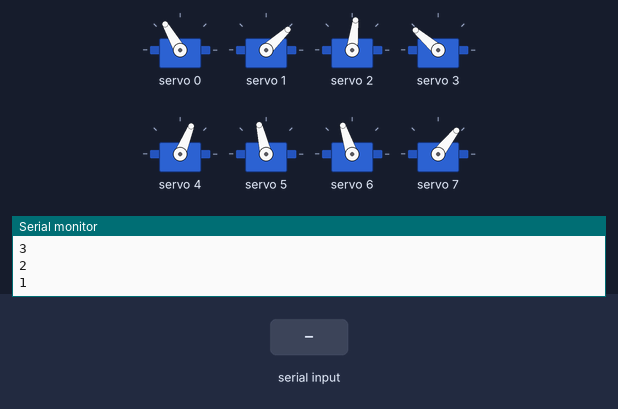
Bench run of a sketch on a simulated ESP32. Shown: 8 × servo, the last lines printed to the serial monitor. The inputs (shaded band) are chosen by the test bench.

Above: at 12.2 s.
12.3 s: "2" received over Serial
At 12.86 s:
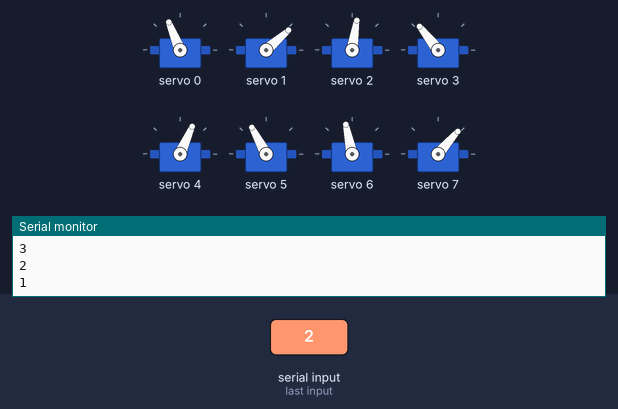
At 13.36 s:
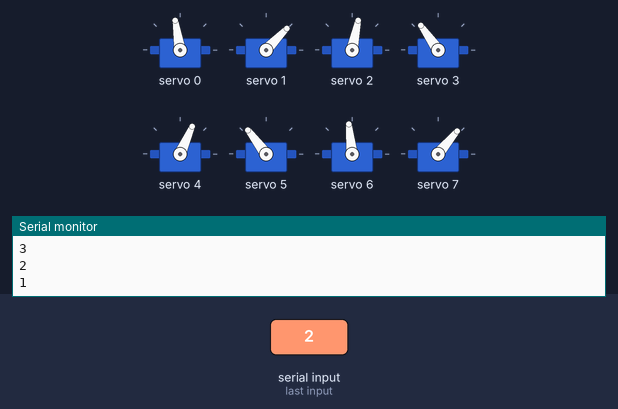
15.3 s: "1" received over Serial
18.3 s: "0" received over Serial
At 19.0 s:
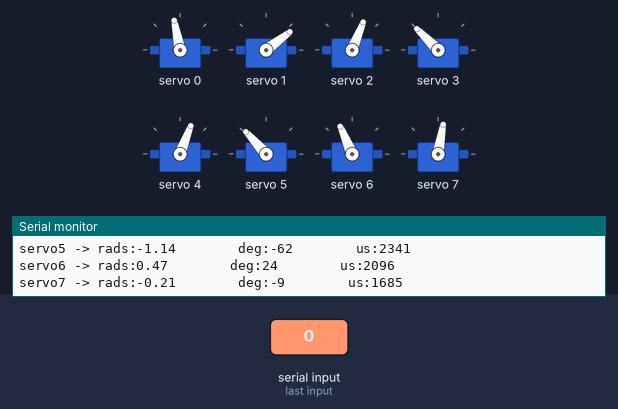
Timing chart, 0 to 21.3 s (numbered marks = the images above; inputs shaded):
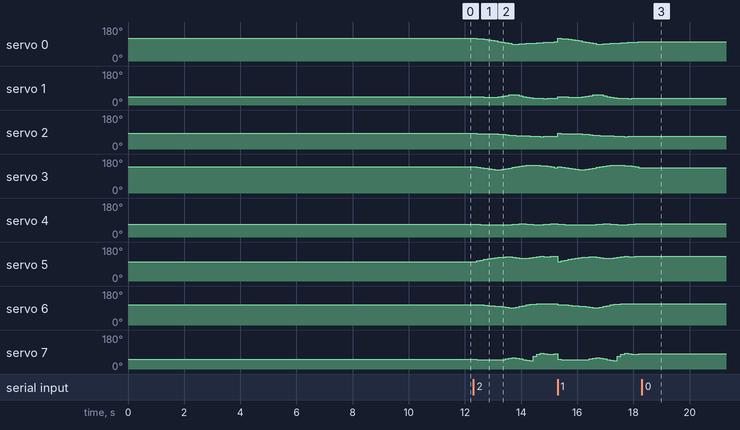

The sketch:

3D_SS_76.ino
```cpp
// This is a 3cm clearance height gait
// HOW TO:
// ------------------------------
// Serial input = 2 -> Steps through gait sequence once and stops at the end.
// Serial input = 1 -> Steps through gait sequence in a loop.
// Serial input = 0 -> Stops infinite loop at the node where it is at that moment

//Gait template
#include <Wire.h>
#include <Adafruit_PWMServoDriver.h>

Adafruit_PWMServoDriver pca9685 = Adafruit_PWMServoDriver();

#define SERVO_FREQ 300
#define SER0 0 //Hip 1
#define SER1 1 //Knee 1
#define SER2 2 //Hip 2
#define SER3 3 //Knee 2
#define SER4 4 //Hip 3
#define SER5 5 //Knee 3
#define SER6 6 //Hip 4
#define SER7 7 //Knee 4

// Insert servo angles here:
// For 3D gaits, these angles are obtained from linearisation.py
// For 2D gaits, these angles are obtained from 2D_trajectory_reader.py
float SS_servo0[] = {-0.64888498, -0.62594736, -0.56193101, -0.49911347, -0.4376159 , -0.37474964, -0.30310297, -0.22363618, -0.14315435, -0.06243161,  0.01864285,  0.09969607,  0.11574984,  0.08125312,  0.05852538,  0.03457007,  0.00927851, -0.02636109, -0.05765533, -0.08647697, -0.10892048, -0.12884885, -0.15269803, -0.17871921, -0.20181213, -0.22131727, -0.24051874, -0.2585772 , -0.27602255, -0.29791733, -0.32306918, -0.35312717, -0.38982835, -0.42748027, -0.4660454 , -0.499129  , -0.51895396, -0.529826  , -0.54244148, -0.55674163, -0.57318506, -0.59253372, -0.61667062, -0.63761083, -0.6544286 , -0.66154953, -0.66188878, -0.65672115, -0.65173988};
float SS_servo1[] = {1.07621824, 1.06091296, 1.07421587, 1.09493559, 1.11786873, 1.13714843, 1.13571739, 1.07977777, 1.0026524 , 0.92419647, 0.84504547, 0.77210743, 0.82116326, 0.95194559, 1.04827578, 1.13146545, 1.19394328, 1.24109363, 1.26440891, 1.28360996, 1.29211577, 1.28088151, 1.25619098, 1.21773844, 1.16356429, 1.10640448, 1.05035293, 0.99713543, 0.9497373 , 0.91939643, 0.90164629, 0.92777071, 1.013534  , 1.11310714, 1.21554942, 1.28614137, 1.29498363, 1.29821732, 1.31471997, 1.33826617, 1.36653061, 1.38613081, 1.39580852, 1.38209228, 1.36277994, 1.32955607, 1.28524543, 1.21949953, 1.14247163};
float SS_servo2[] = {-0.29211052, -0.29907373, -0.30622129, -0.31584329, -0.32406284, -0.33125759, -0.34328252, -0.36794823, -0.39963038, -0.44506094, -0.49119944, -0.53718469, -0.56917704, -0.58344223, -0.59742223, -0.60990798, -0.62859456, -0.65107362, -0.66136855, -0.66751542, -0.66300228, -0.65155585, -0.64044894, -0.63245837, -0.59852766, -0.53763525, -0.47473947, -0.41044066, -0.34475017, -0.27847251, -0.20784428, -0.1295935 , -0.04933598,  0.00967294,  0.02587967,  0.02223682, -0.01115775, -0.01868811, -0.03720523, -0.05587858, -0.07570796, -0.09452718, -0.12259544, -0.15129245, -0.17854195, -0.20334951, -0.2265514 , -0.24912803, -0.27522436};
float SS_servo3[] = {1.05000962, 0.99914693, 0.92531104, 0.8541331 , 0.78148336, 0.71237859, 0.67178192, 0.67448934, 0.70684952, 0.78178547, 0.86874621, 0.97481072, 1.07871896, 1.13434262, 1.18082436, 1.20985181, 1.23437234, 1.23990804, 1.22121543, 1.19732119, 1.15997814, 1.10032948, 1.02584426, 0.94354915, 0.91314011, 0.93591247, 0.95710851, 0.97520471, 0.9916314 , 1.00622242, 1.0161894 , 0.99169334, 0.92475583, 0.84267975, 0.78322335, 0.87185562, 0.91658075, 0.94148448, 0.97630187, 1.01892322, 1.06751859, 1.09802932, 1.12731336, 1.133664  , 1.13805635, 1.13917963, 1.13705621, 1.11940092, 1.09568524};
float SS_servo4[] = {0.61856707, 0.6446219 , 0.65125923, 0.65630858, 0.66038009, 0.66244929, 0.66289152, 0.65809077, 0.65402231, 0.64957554, 0.64765666, 0.64050145, 0.62633947, 0.61063908, 0.60914765, 0.61152426, 0.63141831, 0.65435412, 0.66362078, 0.66477729, 0.64507856, 0.62458073, 0.60979935, 0.60059682, 0.58021364, 0.55129244, 0.52123688, 0.49022443, 0.46002399, 0.43276395, 0.4032119 , 0.37342429, 0.34383058, 0.31422401, 0.28219031, 0.24406923, 0.22361458, 0.27430155, 0.3550269 , 0.4359143 , 0.51688183, 0.5973839 , 0.65403127, 0.63361562, 0.6353288 , 0.6366043 , 0.63089682, 0.61134969, 0.59537893};
float SS_servo5[] = {-0.40018466, -0.50155059, -0.58469124, -0.67005466, -0.75501236, -0.83549158, -0.90046862, -0.94114038, -0.96872578, -0.98025259, -0.98319713, -0.95761043, -0.89223278, -0.83577656, -0.81419618, -0.81262275, -0.85983279, -0.93754085, -0.99291069, -1.03045211, -1.02220774, -1.02070565, -1.04621479, -1.09889638, -1.14118075, -1.16464073, -1.18679518, -1.20825396, -1.22871745, -1.25256228, -1.26831216, -1.24925826, -1.17454455, -1.08641425, -0.99344415, -0.9054598 , -0.88972369, -0.95485693, -1.03567991, -1.11613912, -1.19694515, -1.26897227, -1.12607932, -0.60599988, -0.37787208, -0.35445117, -0.40810315, -0.40409859, -0.35778019};
float SS_servo6[] = {0.34344513, 0.32884185, 0.29145805, 0.2561347 , 0.22004561, 0.18606721, 0.15565813, 0.12311491, 0.08908028, 0.05646813, 0.01588514, 0.00156966, 0.0684756 , 0.14903532, 0.23003835, 0.31057491, 0.38967704, 0.3989608 , 0.41069416, 0.41908361, 0.41831051, 0.40463493, 0.4150511 , 0.42956535, 0.47235822, 0.5389022 , 0.59394079, 0.61643368, 0.63731613, 0.65000064, 0.66236441, 0.66330523, 0.64345812, 0.62051657, 0.60067349, 0.58252027, 0.56638757, 0.53409443, 0.49097012, 0.45194486, 0.41287846, 0.38635735, 0.38768697, 0.39099976, 0.38881706, 0.37637574, 0.35797233, 0.34405493, 0.34377733};
float SS_servo7[] = {-0.82694359, -0.85750588, -0.8627877 , -0.87897018, -0.89535614, -0.91431714, -0.92300206, -0.90638397, -0.86644002, -0.81012467, -0.72209201, -0.66500171, -0.73113669, -0.80924489, -0.89000169, -0.97162696, -1.03842157, -0.48516789, -0.23990958, -0.08374415, -0.15169008, -0.17711304, -0.19335486, -0.1682977 , -0.20985376, -0.41477886, -0.59211198, -0.70512705, -0.8131612 , -0.90198717, -0.98916885, -1.02734531, -0.98706145, -0.92893424, -0.87630777, -0.84044511, -0.837272  , -0.79379358, -0.71691602, -0.6429271 , -0.56648002, -0.52501309, -0.55580121, -0.6060327 , -0.64412531, -0.65977014, -0.66348712, -0.68880703, -0.75584145};

int node=0;
int first=0;
int input=0;
int end_time=0;
int time_step=120000;
int steps = sizeof(SS_servo0)/sizeof(SS_servo0[0]);
int one_print = 0;

// -------------------Joint configurations-------------------
int servo0=0;
int servo0_deg=0;
int servo1=0;
int servo1_deg=0;
int servo2=0;
int servo2_deg=0;
int servo3=0;
int servo3_deg=0;
int servo4=0;
int servo4_deg=0;
int servo5=0;
int servo5_deg=0;
int servo6=0;
int servo6_deg=0;
int servo7=0;
int servo7_deg=0;

void setup() {
  Serial.begin(115200);
  pca9685.begin();

  pca9685.setOscillatorFrequency(27000000); //Value between 24MHz and 27MHz, tuned for this setup
  pca9685.setPWMFreq(SERVO_FREQ);
  delay (1000);

  servo0_deg=SS_servo0[0]/3.14159265*180;
  servo0=map(servo0_deg,-38,90,2200,1030);
  servo1_deg=SS_servo1[0]/3.14159265*180;
  servo1=map(servo1_deg,-90,90,2600,950);
  servo2_deg=SS_servo2[0]/3.14159265*180;
  servo2=map(servo2_deg,-38,90,1510,2730);
  servo3_deg=SS_servo3[0]/3.14159265*180;
  servo3=map(servo3_deg,-90,90,1100,2700);
  servo4_deg=SS_servo4[0]/3.14159265*180;
  servo4=map(servo4_deg,-90,38,2700,1500);
  servo5_deg=SS_servo5[0]/3.14159265*180;
  servo5=map(servo5_deg,-90,90,2600,930);
  servo6_deg=SS_servo6[0]/3.14159265*180;
  servo6=map(servo6_deg,-90,38,850,2250);
  servo7_deg=SS_servo7[0]/3.14159265*180;
  servo7=map(servo7_deg,-90,90,920,2620);

  pca9685.setPWM(SER0,0,servo0);
  pca9685.setPWM(SER1,0,servo1);
  pca9685.setPWM(SER2,0,servo2);
  pca9685.setPWM(SER3,0,servo3);
  pca9685.setPWM(SER4,0,servo4);
  pca9685.setPWM(SER5,0,servo5);
  pca9685.setPWM(SER6,0,servo6);
  pca9685.setPWM(SER7,0,servo7);

  Serial.print("Node:");
  Serial.println(node);
  Serial.print("servo0 -> rads:");
  Serial.print(SS_servo0[node]);
  Serial.print("        deg:");
  Serial.print(servo0_deg);
  Serial.print("        us:");
  Serial.println(servo0);
  Serial.print("servo1 -> rads:");
  Serial.print(SS_servo1[node]);
  Serial.print("        deg:");
  Serial.print(servo1_deg);
  Serial.print("        us:");
  Serial.println(servo1);
  Serial.print("servo2 -> rads:");
  Serial.print(SS_servo2[node]);
  Serial.print("        deg:");
  Serial.print(servo2_deg);
  Serial.print("        us:");
  Serial.println(servo2);
  Serial.print("servo3 -> rads:");
  Serial.print(SS_servo3[node]);
  Serial.print("        deg:");
  Serial.print(servo3_deg);
  Serial.print("        us:");
  Serial.println(servo3);
  Serial.print("servo4 -> rads:");
  Serial.print(SS_servo4[node]);
  Serial.print("        deg:");
  Serial.print(servo4_deg);
  Serial.print("        us:");
  Serial.println(servo4);
  Serial.print("servo5 -> rads:");
  Serial.print(SS_servo5[node]);
  Serial.print("        deg:");
  Serial.print(servo5_deg);
  Serial.print("        us:");
  Serial.println(servo5);
  Serial.print("servo6 -> rads:");
  Serial.print(SS_servo6[node]);
  Serial.print("        deg:");
  Serial.print(servo6_deg);
  Serial.print("        us:");
  Serial.println(servo6);
  Serial.print("servo7 -> rads:");
  Serial.print(SS_servo7[node]);
  Serial.print("        deg:");
  Serial.print(servo7_deg);
  Serial.print("        us:");
  Serial.println(servo7);

  Serial.println("10");
  delay(1000);
  Serial.println("9");
  delay(1000);
  Serial.println("8");
  delay(1000);
  Serial.println("7");
  delay(1000);
  Serial.println("6");
  delay(1000);
  Serial.println("5");
  delay(1000);
  Serial.println("4");
  delay(1000);
  Serial.println("3");
  delay(1000);
  Serial.println("2");
  delay(1000);
  Serial.println("1");
  delay(1000);

}

void loop()
{
  if(Serial.available()>0)
  {
    first=Serial.read();
    if(first=='2')
    {
      input=2;
      node=0;
      one_print=1;
    }
    if(first=='1')
    {
      input=1;
      node=0;
      one_print=1;
    }
    if(first=='0')
    {
      input=0;
    }
  }
  if(input==1 or input==2)
  {
      if(esp_timer_get_time()>=end_time)
      {
        servo0_deg=SS_servo0[node]/3.14159265*180;
        servo0=map(servo0_deg,-38,90,2200,1030);
        servo1_deg=SS_servo1[node]/3.14159265*180;
        servo1=map(servo1_deg,-90,90,2600,950);
        servo2_deg=SS_servo2[node]/3.14159265*180;
        servo2=map(servo2_deg,-38,90,1510,2730);
        servo3_deg=SS_servo3[node]/3.14159265*180;
        servo3=map(servo3_deg,-90,90,1100,2700);
        servo4_deg=SS_servo4[node]/3.14159265*180;
        servo4=map(servo4_deg,-90,38,2700,1500);
        servo5_deg=SS_servo5[node]/3.14159265*180;
        servo5=map(servo5_deg,-90,90,2600,930);
        servo6_deg=SS_servo6[node]/3.14159265*180;
        servo6=map(servo6_deg,-90,38,850,2250);
        servo7_deg=SS_servo7[node]/3.14159265*180;
        servo7=map(servo7_deg,-90,90,920,2620);

        pca9685.setPWM(SER0,0,servo0);
        pca9685.setPWM(SER1,0,servo1);
        pca9685.setPWM(SER2,0,servo2);
        pca9685.setPWM(SER3,0,servo3);
        pca9685.setPWM(SER4,0,servo4);
        pca9685.setPWM(SER5,0,servo5);
        pca9685.setPWM(SER6,0,servo6);
        pca9685.setPWM(SER7,0,servo7);

        node+=1;
        if(node>=steps and input==1)
        {
          Serial.print("Input:");
          Serial.println(input);
          node=0;
        }
        if(node>=steps and input==2)
        {
          Serial.print("Input:");
          Serial.println(input);
          input=0;
        }
         end_time=esp_timer_get_time()+time_step;
      }
   }

  if(input == 0)
  {
        pca9685.setPWM(SER0,0,servo0);
        pca9685.setPWM(SER1,0,servo1);
        pca9685.setPWM(SER2,0,servo2);
        pca9685.setPWM(SER3,0,servo3);
        pca9685.setPWM(SER4,0,servo4);
        pca9685.setPWM(SER5,0,servo5);
        pca9685.setPWM(SER6,0,servo6);
        pca9685.setPWM(SER7,0,servo7);

        if(one_print==1)
        {
          Serial.print("Input:");
          Serial.println(input);
          Serial.print("Node:");
          Serial.println(node);
          Serial.print("servo0 -> rads:");
          Serial.print(SS_servo0[node]);
          Serial.print("        deg:");
          Serial.print(servo0_deg);
          Serial.print("        us:");
          Serial.println(servo0);
          Serial.print("servo1 -> rads:");
          Serial.print(SS_servo1[node]);
          Serial.print("        deg:");
          Serial.print(servo1_deg);
          Serial.print("        us:");
          Serial.println(servo1);
          Serial.print("servo2 -> rads:");
          Serial.print(SS_servo2[node]);
          Serial.print("        deg:");
          Serial.print(servo2_deg);
          Serial.print("        us:");
          Serial.println(servo2);
          Serial.print("servo3 -> rads:");
          Serial.print(SS_servo3[node]);
          Serial.print("        deg:");
          Serial.print(servo3_deg);
          Serial.print("        us:");
          Serial.println(servo3);
          Serial.print("servo4 -> rads:");
          Serial.print(SS_servo4[node]);
          Serial.print("        deg:");
          Serial.print(servo4_deg);
          Serial.print("        us:");
          Serial.println(servo4);
          Serial.print("servo5 -> rads:");
          Serial.print(SS_servo5[node]);
          Serial.print("        deg:");
          Serial.print(servo5_deg);
          Serial.print("        us:");
          Serial.println(servo5);
          Serial.print("servo6 -> rads:");
          Serial.print(SS_servo6[node]);
          Serial.print("        deg:");
          Serial.print(servo6_deg);
          Serial.print("        us:");
          Serial.println(servo6);
          Serial.print("servo7 -> rads:");
          Serial.print(SS_servo7[node]);
          Serial.print("        deg:");
          Serial.print(servo7_deg);
          Serial.print("        us:");
          Serial.println(servo7);
          one_print=0;
        }

  }
}
```

Measured:
- after the input at 12.3 s, servo 0: 120° → 119° after 0.13 s, → 117° 0.13 s later, → 114° 0.13 s later, → 112° 0.13 s later, … (19 changes in this stretch); servo 1: 43° → 44° after 0.13 s, → 43° 0.12 s later, → 42° 0.13 s later, → 41° 0.13 s later, … (21 changes in this stretch)
- after the input at 18.3 s, servo 0: stops changing and stays 101°; servo 1: stops changing and stays 37°; servo 2: stops changing and stays 68°; servo 3: stops changing and stays 135°; servo 4: stops changing and stays 69°
